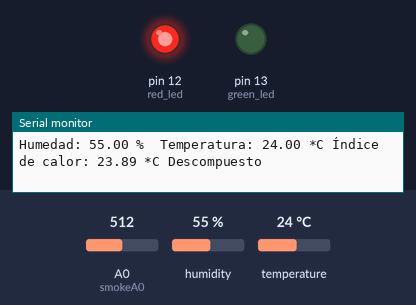
Bench run of a sketch on a simulated Arduino Uno, built with avr-gcc and run on an emulated ATmega328P. Shown: output pins drawn as LEDs (lit = HIGH), the last lines printed to the serial monitor. The test bench sets the inputs (shaded band); at power-on: A0 (smokeA0) = 512, humidity 55 %, temperature 24 °C.

Above: at 1.2 s.
1.3 s: A0 (smokeA0) set to 311
7.5 s: A0 (smokeA0) set to 286
At 8.2 s:
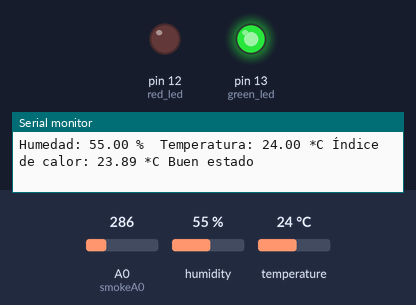
27.6 s: A0 (smokeA0) set to 306
At 28.3 s:
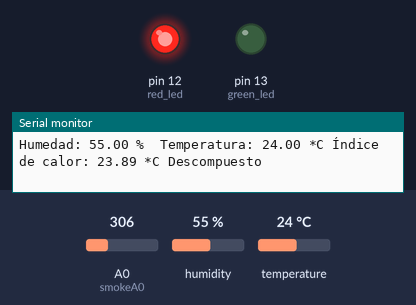
Timing chart, 0 to 30.2 s (numbered marks = the images above; inputs shaded):
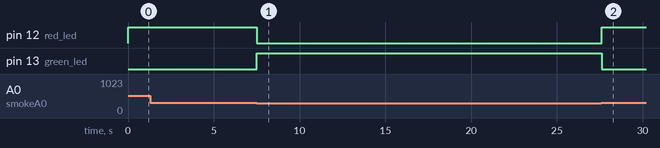

The sketch:

Prueba.ino
```cpp
#include <DHT.h>//biblioteca necesaria sensor de humedad, instalalar drivers

#define DHTPIN 2
#define DHTTYPE DHT11
DHT dht(DHTPIN, DHTTYPE);

int red_led = 12;  // Indica gas
int green_led = 13;  // Indica normal
int smokeA0 = A0;  // Sensor conectado a A5
int sensorThres = 300;  // Valor umbral del sensor de gas

//seteo
void setup() {
  pinMode(red_led, OUTPUT);
  pinMode(green_led, OUTPUT);
  pinMode(A0, INPUT);
  Serial.begin(9600);
  dht.begin();
}

void loop() {
  float h = dht.readHumidity();
  float t = dht.readTemperature();
  float f = dht.readTemperature(true);
  int gas_value = analogRead(smokeA0);

  if (isnan(h) || isnan(t) || isnan(f)) {
    Serial.println("Error obteniendo los datos del sensor DHT11");//los errores se pueden deber a los cables
    return;
  }

  float hif = dht.computeHeatIndex(f, h);
  float hic = dht.computeHeatIndex(t, h, false);

  Serial.print("Humedad: ");
  Serial.print(h);
  Serial.print(" %\t");
  Serial.print("Temperatura: ");
  Serial.print(t);
  Serial.print(" *C ");
  Serial.print("Índice de calor: ");
  Serial.print(hic);
  Serial.print(" *C ");

//Outputs Arduino
  if (gas_value > sensorThres) {
    digitalWrite(red_led, HIGH);
    digitalWrite(green_led, LOW);
    Serial.println("Descompuesto");
  }

  else {
    digitalWrite(red_led, LOW);
    digitalWrite(green_led, HIGH);
    Serial.println("Buen estado");
  }

  delay(100);//tiempo de espera de datos
}
```

Measured:
- the behaviour switches between 301 and 300 on A0 (smokeA0) (found by bisection; images 0 and 1)
- after the input at 7.5 s, pin 12 (red_led): HIGH → LOW at once; pin 13 (green_led): LOW → HIGH at once
- after the input at 27.6 s, pin 12 (red_led): LOW → HIGH at once; pin 13 (green_led): HIGH → LOW at once
